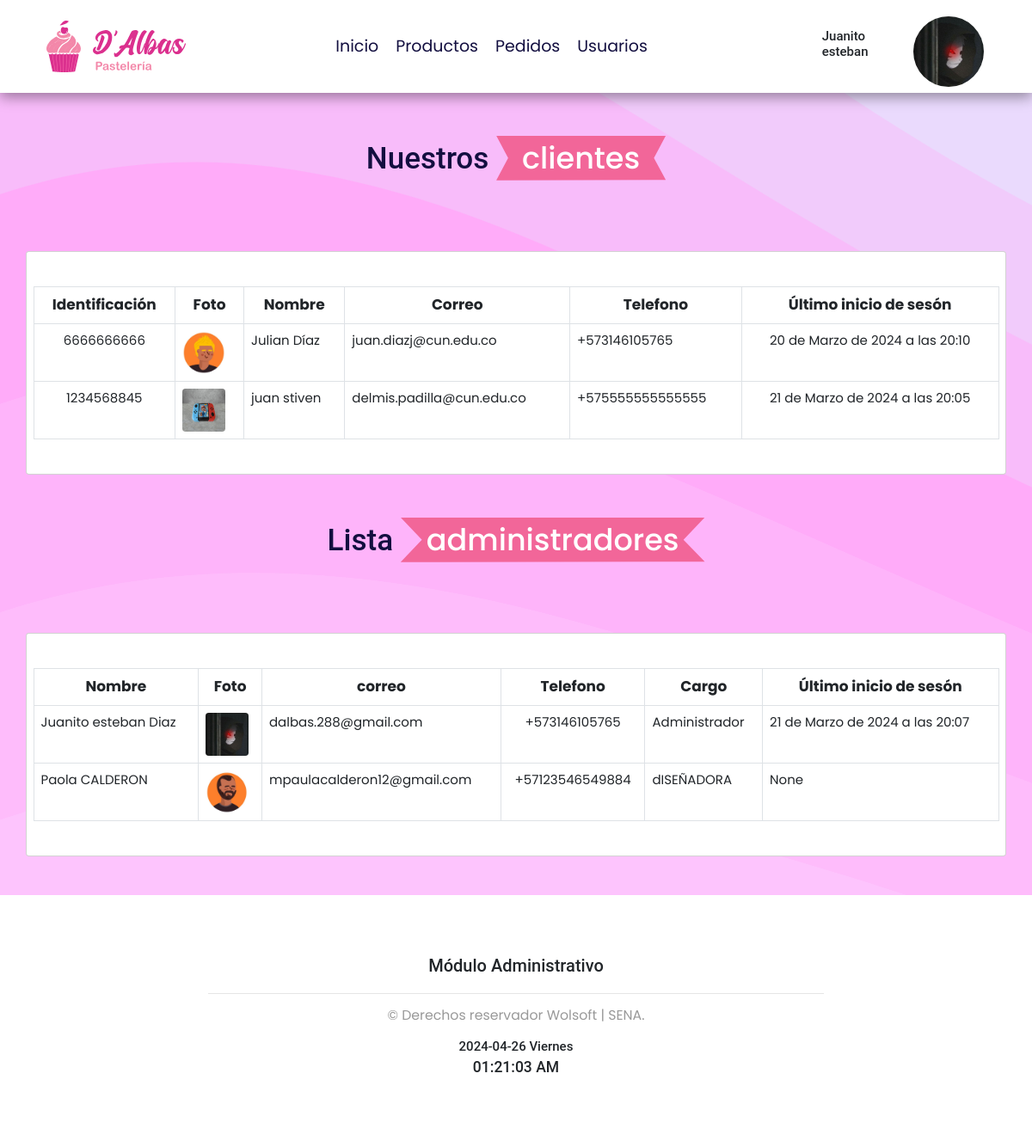
The page /vistaListaUsuarios/ (signed in) on the database its author committed.
### app_DAlbas/models.py (models this page shows, shortened)
class User(AbstractUser):
    fotoUsuario = models.ImageField(upload_to=f"usuarios/",null=True,blank=True,db_comment="Foto del Usuario")
    tipoUsuario = models.CharField(max_length=15,choices=TIPO_USUARIOS,db_comment="Nombre del Tipo de usuario")
    estadoUsuario = models.CharField(max_length=10,choices=ESTADOS_USUARIOS,default='Activo',db_comment="Estado de los usuarios, deben estar activos para poder ingresar")
    fechaHoraCreacion  = models.DateTimeField(auto_now_add=True,db_comment="Fecha y hora del registro")
    fechaHoraActualizacion = models.DateTimeField(auto_now=True,db_comment="Fecha y hora última actualización")

class Clientes(User):
    identificacionCliente = models.CharField(max_length=20,unique=True,db_comment='Identificación del cliente, puede ser cédula o NUIP')
    telefonoCliente = models.CharField(max_length=20,null=True,db_comment='Número telefono del cliente')
    fechaHoraCreacionCliente = models.DateTimeField(auto_now_add=True,db_comment='Fecha y hora del registro del cliente')
    fechaHoraActualizacionCliente = models.DateTimeField(auto_now=True,db_comment='Fecha y hora última actualización')

class Administradores(User):
    telefonoAdministrador = models.CharField(max_length=20,null=True,db_comment='Número telefono del administrador')
    cargoAdministrador = models.CharField(max_length=50,null=True,db_comment='Cargo que ocupa el administrador a registrar')
    fechaHoraCreacionAdmin = models.DateTimeField(auto_now_add=True,db_comment='Fecha y hora del registro')
    fechaHoraActualizacionAdmin = models.DateTimeField(auto_now=True,db_comment='Fecha y hora última actualización')

### app_DAlbas/views.py (the view)
# urls.py: path('vistaListaUsuarios/', views.vistaListaUsuarios, name='vistaListaUsuarios'),
def vistaListaUsuarios(request):
    if request.user.is_authenticated:
        if request.user.groups.filter(name='Administrador').exists():
            listaClientes = Clientes.objects.all()
            listaAdministradores = Administradores.objects.all()
            retorno = {"listaClientes":listaClientes,"listaAdministradores":listaAdministradores}
            return render(request,"administrador/listaUsuarios.html",retorno)
        else:
            retorno = {"mensaje": "No tienes permiso para ingresar a esta vista"}
    else:
        retorno = {"mensaje": "Debe ingresar con sus credenciales"}
    return render(request, "login.html", retorno)

### app_DAlbas/Carrito.py (called while the page is built)
    def obtener_cantidad_total(self):
        total_cantidad = 0
        for producto_id, item in self.carrito.items():
            total_cantidad += item['cantidad']
        return total_cantidad

### app_DAlbas/context_processor.py (called while the page is built, shortened)
def totalCarrito(request):
    total = 0
    return {"total_carrito": total}

def cantidad_productos_carrito(request):
    carrito = Carrito(request)
    cantidad_productos = carrito.obtener_cantidad_total()
    return {'cantidad_productos_carrito': cantidad_productos}

### app_DAlbas/templates/administrador/listaUsuarios.html (shortened to what this page needs)
{% extends "index.html" %}
{% block encabezado %}
{% include "administrador/encabezado.html" %}
{% endblock %}
{% block contenido %}
<div class="container">
    <h1 class="titleInicial heading">
        Nuestros <span> clientes</span>
      </h1>
</div>
<div id="tableClientes" class="w-100 table-responsive card container pt-3 pb-3" style="margin: 0 auto">
    <table class="table table-bordered table-stripped mt-5 mb-5" id="tblClientes">
        <thead >
            <tr class="text-dark text-center">
                <th class="text-center">Identificación</th>
                <th class="text-center">Foto</th>
                <th class="text-center">Nombre</th>
                <th class="text-center">Correo</th>
                <th class="text-center">Telefono</th>
                <th class="text-center">Último inicio de sesón</th>
            </tr>
        </thead>
        <tbody>
            {% for cliente in listaClientes %}
                <tr>
                    <td class="text-center" style="font-size: 15px;">{{cliente.identificacionCliente}}</td>
                    <td>
                        <img class="rounded" id="imagenCliente" src="/media/{{cliente.fotoUsuario}}" alt="" width="50" height="50">
                    </td>
                    <td style="font-size: 15px;">{{cliente.first_name}} {{cliente.last_name}}</td>
                    <td style="font-size: 15px;">{{cliente.email}}</td>
                    <td style="font-size: 15px;">{{cliente.telefonoCliente}}</td>
                    <td class="text-center" style="font-size: 15px;">{{cliente.last_login}}</td>
                </tr>
            {% endfor %}
        </tbody>
    </table>
</div>
<div class="container">
    <h1 class="titleInicial heading" >
        Lista <span> administradores</span>
      </h1>
</div>
<div id="tableClientes" class="w-100 table-responsive card container pt-3 pb-3" style="margin: 0 auto">
    <table class="table table-bordered table-stripped mt-5 mb-5" id="tblAdmins">
        <thead >
            <tr class="text-dark text-center">
                <th class="text-center">Nombre</th>
                <th class="text-center">Foto</th>
                <th class="text-center">correo</th>
                <th class="text-center">Telefono</th>
                <th class="text-center">Cargo</th>
                <th class="text-center">Último inicio de sesón</th>
            </tr>
        </thead>
        <tbody>
            {% for admin in listaAdministradores %}
                <tr>
                    <td style="font-size: 15px;">{{admin.first_name}} {{admin.last_name}}</td>
                    <td>
                        <img class="rounded" id="imagenCliente" src="/media/{{admin.fotoUsuario}}" alt="" width="50" height="50">
                    </td>
                    <td style="font-size: 15px;">{{admin.email}}</td>
                    <td class="text-center" style="font-size: 15px;">{{admin.telefonoAdministrador}}</td>
                    <td style="font-size: 15px;">{{admin.cargoAdministrador}}</td>
                    <td style="font-size: 15px;">{{admin.last_login}}</td>
                </tr>
            {% endfor %}
        </tbody>
    </table>
</div>
<br><br><br>
{% endblock %}
{% block footer %}
{% include "administrador/footer.html" %}
{% endblock %}

### app_DAlbas/templates/administrador/encabezado.html (shortened to what this page needs)
{% load static %}
<a href="/inicioAdministrador/" class="logo">
  <img src="{%static '../static/images/Logo.svg' %}" alt="" style="width: 70%; padding: 8%"/>
</a>
<nav class="navbar" id="menu" style="display: flex; justify-content: center; align-self: center; margin-right: 15rem;">
  <a href="/inicioAdministrador/">Inicio</a>
  <a href="/listarProductos/">Productos</a>
  <a href="/vistaListaPedidosAdministrador/">Pedidos</a>
  <a href="/vistaListaUsuarios/">Usuarios</a>
</nav>
<div class="row">
  <div class="col my-auto">
    <h4>
      {{user.first_name}}
    </h4>
  </div>
  <div class="col" id="cart-btn" type="button" data-bs-toggle="offcanvas" data-bs-target="#offcanvasRight" aria-controls="offcanvasRight" style="height: 9em; width: 9em;">
    <img src="/media/{{ user.fotoUsuario }}" alt="Foto del administrador" class="mx-auto mt-3" style="width: 90%; border-radius: 50%;">
  </div>
</div>

### app_DAlbas/static/css/style.css (style rules this page uses)
:root { --orange: #F26699; --black: #130f40; --light-color: #762b6c; --with: #F2F2F2; --pink-pastel: #F285AD; --pink: #D9145C; --box-shadow: 0 .5rem 1.5rem rgba(0, 0, 0, 0.384); --border: .2rem solid rgba(0, 0, 0, .1); --outline: .1rem solid rgba(0, 0, 0, .1); --outline-hover: .2rem solid var(--light-color); }
* { font-family: 'Poppins', sans-serif; margin: 0; padding: 0; box-sizing: border-box; outline: none; border: none; text-decoration: none; transition: all .2s linear; }
html { font-size: 62.5%; overflow-x: hidden; scroll-behavior: smooth; scroll-padding-top: 7rem; }
body { background-color: #FCD3FF; background-attachment: fixed; background-size: cover; }
.heading { margin-top: 3rem; text-align: center; padding: 2rem 0; padding-bottom: 3rem; font-size: 3.5rem; color: var(--black); }
.heading span { background: var(--orange); color: #fff; display: inline-block; padding: .5rem 3rem; clip-path: polygon(100% 0, 93% 50%, 100% 99%, 0% 100%, 7% 50%, 0% 0%); }
.header .logo { font-size: 2.5rem; font-weight: bolder; color: var(--black); text-decoration: none !important; text-align: start !important; justify-self: start !important; }
.header .navbar a { font-size: 1.9rem; margin: 1rem; color: var(--black); }
nav#menu a { text-decoration: none !important; }
.titleInicial { font-size: 3.5rem; color: var(--black); text-align: center; }
.row { display: flex; flex-wrap: wrap; margin-right: -15px; margin-left: -15px; }
.w-100 { width: 100% !important; }
a { color: #007bff; text-decoration: none; background-color: transparent; }
.container { font-family: Arial, sans-serif; margin: 0 auto; width: 80%; }
.table { font-size: 17px; width: 100%; margin: 0 auto; border-collapse: collapse; }
.table th, .table td { text-align: left; padding: 8px; }
a { -webkit-transition: .3s all ease; -o-transition: .3s all ease; transition: .3s all ease; }
a, a:hover { text-decoration: none !important; }
h1 { font-size: 2rem; margin: 0 0 1.5em; }
h1, h2, h3, h4, h5, h6, .h1, .h2, .h3, .h4, .h5, .h6 { font-family: "Roboto", -apple-system, BlinkMacSystemFont, "Segoe UI", Roboto, "Helvetica Neue", Arial, "Noto Sans", sans-serif, "Apple Color Emoji", "Segoe UI Emoji", "Segoe UI Symbol", "Noto Color Emoji"; }
.logo img { width: 70px; }

### rows shown on the page
User: first_name "Juanito esteban", fotoUsuario (picture)
Clientes: identificacionCliente "6666666666", fotoUsuario (picture), first_name "Julian", last_name "Díaz", email "juan.diazj@cun.edu.co", telefonoCliente "+573146105765", last_login "20 de Marzo de 2024 a las 20:10"
Clientes: identificacionCliente "1234568845", fotoUsuario (picture), first_name "juan", last_name "stiven", email "delmis.padilla@cun.edu.co", telefonoCliente "+575555555555555", last_login "21 de Marzo de 2024 a las 20:05"
Administradores: first_name "Juanito esteban", last_name "Diaz", fotoUsuario (picture), email "dalbas.288@gmail.com", telefonoAdministrador "+573146105765", cargoAdministrador "Administrador", last_login "21 de Marzo de 2024 a las 20:07"
Administradores: first_name "Paola", last_name "CALDERON", fotoUsuario (picture), email "mpaulacalderon12@gmail.com", telefonoAdministrador "+57123546549884", cargoAdministrador "dISEÑADORA", last_login "None"
